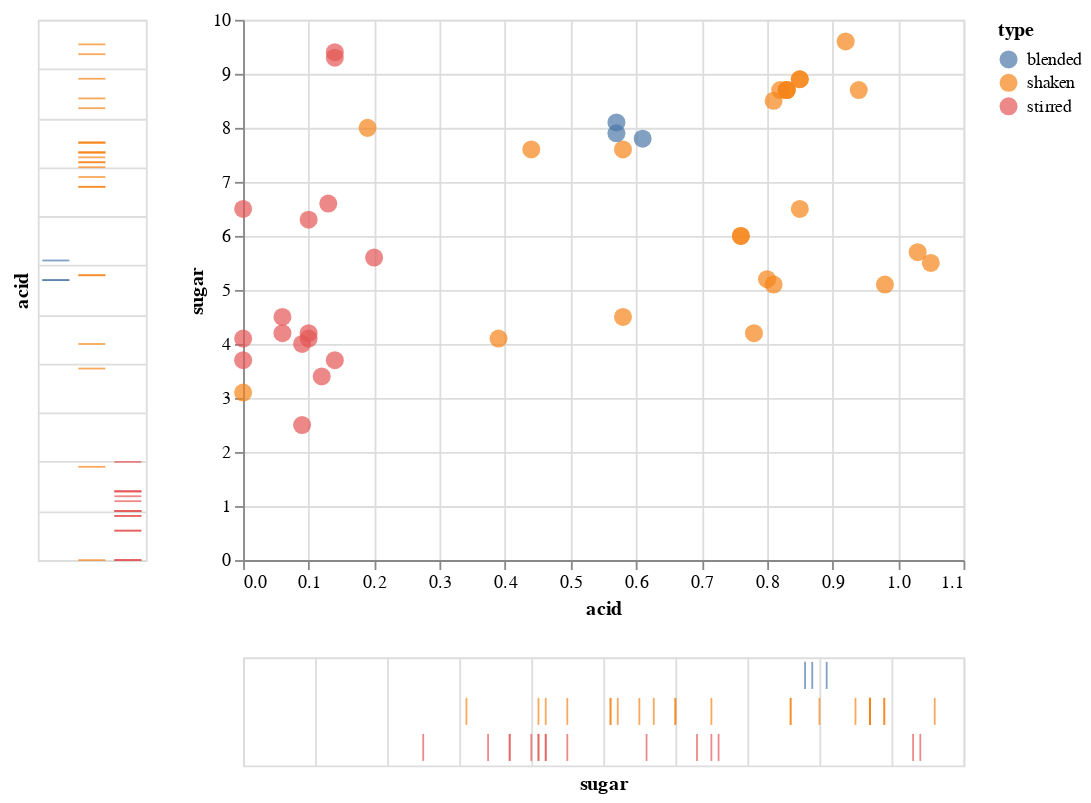

Here is the notebook cell this chart was saved with:
### Code cell
# common config
brush = alt.selection(type='interval')
base = alt.Chart(three).add_selection(brush)

# points
points = base.mark_circle(size=100).encode(
    x='acid',
    y='sugar',
    color=alt.condition(brush, 'type', alt.value('grey'))
)

# ticks
tick_axis = alt.Axis(labels=False, domain=False, ticks=False)

sugar = base.mark_tick().encode(
    alt.X('sugar', axis=tick_axis),
    alt.Y('type', title='', axis=tick_axis),
    color=alt.condition(brush, 'type', alt.value('lightgrey'))
)

acid = base.mark_tick().encode(
    alt.X('type', title='', axis=tick_axis),
    alt.Y('acid', axis=tick_axis),
    color=alt.condition(brush, 'type', alt.value('lightgrey'))
)

# all together
acid | (points & sugar)

### Figure 1 — Vega-Lite specification as saved in the notebook (floating-point values rounded to 4 significant figures)
{"config": {"view": {"continuousWidth": 400, "continuousHeight": 300}}, "hconcat": [{"mark": "tick", "encoding": {"color": {"condition": {"type": "nominal", "field": "type", "selection": "selector007"}, "value": "lightgrey"}, "x": {"type": "nominal", "axis": {"domain": false, "labels": false, "ticks": false}, "field": "type", "title": ""}, "y": {"type": "quantitative", "axis": {"domain": false, "labels": false, "ticks": false}, "field": "acid"}}, "selection": {"selector007": {"type": "interval"}}}, {"vconcat": [{"mark": {"type": "circle", "size": 100}, "encoding": {"color": {"condition": {"type": "nominal", "field": "type", "selection": "selector007"}, "value": "grey"}, "x": {"type": "quantitative", "field": "acid"}, "y": {"type": "quantitative", "field": "sugar"}}, "selection": {"selector007": {"type": "interval"}}}, {"mark": "tick", "encoding": {"color": {"condition": {"type": "nominal", "field": "type", "selection": "selector007"}, "value": "lightgrey"}, "x": {"type": "quantitative", "axis": {"domain": false, "labels": false, "ticks": false}, "field": "sugar"}, "y": {"type": "nominal", "axis": {"domain": false, "labels": false, "ticks": false}, "field": "type", "title": ""}}, "selection": {"selector007": {"type": "interval"}}}]}], "data": {"name": "data-4cfbd81e8e3a4b9a09c22b06f7060049"}, "$schema": "https://vega.github.io/schema/vega-lite/v4.0.2.json", "datasets": {"data-4cfbd81e8e3a4b9a09c22b06f7060049": [{"name": "Daiquiri with More Lime", "abv": 14.7, "acid": 0.94, "sugar": 8.7, "type": "shaken", "index": 9, "instructions": "Shake, coupe.", "ingredients": "2 oz white rum (40% abv)<br/>0.875 oz lime juice<br/>3/4 oz simple syrup", "ncotw": "<a href=\"https://www.reddit.com/r/cocktails/comments/1i0sbt/not_cocktail_of_the_week_27_daiquiri/\">#27</a>"}, {"name": "Honeysuckle", "abv": 15.0, "acid": 0.85, "sugar": 8.9, "type": "shaken", "index": 10, "instructions": "Shake, coupe. Garnish with lime wheel.", "ingredients": "2 oz white rum (40% abv)<br/>3/4 oz lime juice<br/>3/4 oz honey syrup", "ncotw": "<a href=\"https://www.reddit.com/r/cocktails/comments/1kd90i/not_cocktail_of_the_week_32_bees_knees/\">#32</a>"}, {"name": "Classic Daiquiri", "abv": 15.0, "acid": 0.85, "sugar": 8.9, "type": "shaken", "index": 11, "instructions": "Shake, coupe.", "ingredients": "2 oz white rum (40% abv)<br/>3/4 oz lime juice<br/>3/4 oz simple syrup", "ncotw": "<a href=\"https://www.reddit.com/r/cocktails/comments/1i0sbt/not_cocktail_of_the_week_27_daiquiri/\">#27</a>"}, {"name": "Blood and Sand", "abv": 15.6, "acid": 0.19, "sugar": 8.0, "type": "shaken", "index": 12, "instructions": "Shake, coupe. (Optionally flamed) orange twist.", "ingredients": "1 oz Scotch (43% abv)<br/>3/4 oz Cherry Herring<br/>3/4 oz sweet vermouth<br> 1/2 oz orange jucie", "ncotw": "<a href=\"https://www.reddit.com/r/cocktails/comments/1yds2e/not_cocktail_of_the_week_59_blood_and_sand/\">#59</a>"}, {"name": "Alexander", "abv": 16.4, "acid": 0.0, "sugar": 3.1, "type": "shaken", "index": 13, "instructions": "Shake, coupe. Grated nutmeg.", "ingredients": "2 oz Cognac (41% abv)<br/>1 oz heavy cream<br/>1/4 oz Demerara syrup", "ncotw": "not yet"}, {"name": "Hemingway Daiquiri", "abv": 16.5, "acid": 0.98, "sugar": 5.1, "type": "shaken", "index": 14, "instructions": "Shake, coupe. Garnish with lime wheel.", "ingredients": "2 oz white rum (40% abv)<br/>3/4 oz lime juice<br/>1/2 oz grapefruit juice<br/>1/2 oz Luxardo Maraschino<br/>2 drops saline solution", "ncotw": "<a href=\"https://www.reddit.com/r/cocktails/comments/1i0sbt/not_cocktail_of_the_week_27_daiquiri/\">#27</a>"}, {"name": "Brown Derby", "abv": 16.6, "acid": 0.44, "sugar": 7.6, "type": "shaken", "index": 15, "instructions": "Shake, coupe. Express and discard grapefruit twist.", "ingredients": "2 oz bourbon (45% abv)<br/>1 oz grapefruit juice<br/>1/2 oz honey syrup", "ncotw": "<a href=\"https://www.reddit.com/r/cocktails/comments/2a9ow3/not_cocktail_of_the_week_79_brown_derby/\">#79</a>"}, {"name": "Cosmopolitan (Modern/Bastardized)", "abv": 16.6, "acid": 1.05, "sugar": 5.5, "type": "shaken", "index": 16, "instructions": "Shake, coupe. Express and discard (optionally flamed) orange twist.", "ingredients": "1 1/2 oz Absolut Citron vodka<br/>3/4 oz Cointreau<br/>3/4 oz cranberry juice<br/>1/2 oz lime juice", "ncotw": "not yet"}, {"name": "Gold Rush", "abv": 17.2, "acid": 0.83, "sugar": 8.7, "type": "shaken", "index": 17, "instructions": "Shake, server over large rock.", "ingredients": "2 oz bourbon (47% abv)<br/>3/4 oz lemon juice<br/>3/4 oz honey syrup", "ncotw": "not yet"}, {"name": "Southside", "abv": 17.2, "acid": 0.83, "sugar": 8.7, "type": "shaken", "index": 18, "instructions": "Shake with handful mint, coupe. Garnish with mint.", "ingredients": "2 oz gin (47% abv)<br/>3/4 oz lemon juice<br/>3/4 oz simple syrup", "ncotw": "<a href=\"https://www.reddit.com/r/cocktails/comments/1jfrqi/not_cocktail_of_the_week_30_southside_and/\">#30</a>"}, {"name": "Bee's Knees", "abv": 17.2, "acid": 0.83, "sugar": 8.7, "type": "shaken", "index": 19, "instructions": "Shake, coupe. Garnish with lemon wheel.", "ingredients": "2 oz gin (47% abv)<br/>3/4 oz lemon juice<br/>3/4 oz honey syrup", "ncotw": "<a href=\"https://www.reddit.com/r/cocktails/comments/1kd90i/not_cocktail_of_the_week_32_bees_knees/\">#32</a>"}, {"name": "20th Century Cocktail", "abv": 17.3, "acid": 0.85, "sugar": 6.5, "type": "shaken", "index": 20, "instructions": "Shake, coupe.", "ingredients": "1 1/2 oz gin (47% abv)<br/>3/4 oz lemon juice<br/>3/4 oz white crme de cacao<br/>3/4 oz Lillet Blanc", "ncotw": "<a href=\"https://www.reddit.com/r/cocktails/comments/2377jm/not_cocktail_of_the_week_67_the_20th_century/\">#67</a>"}, {"name": "Fresh Lime Gimlet", "abv": 17.3, "acid": 0.82, "sugar": 8.7, "type": "shaken", "index": 21, "instructions": "Shake, coupe. Garnish with lime wheel.", "ingredients": "2 oz gin (47.4% abv)<br/>3/4 oz lime juice<br/>3/4 oz simple syrup", "ncotw": "<a href=\"https://www.reddit.com/r/cocktails/comments/28i1dn/not_cocktail_of_the_week_76_gimlet/\">#76</a>"}, {"name": "Corpse Reviver #2", "abv": 17.4, "acid": 1.03, "sugar": 5.7, "type": "shaken", "index": 22, "instructions": "Shake, coupe. Express and discard orange twist.", "ingredients": "3/4 oz lemon juice<br/>3/4 oz gin (47% abv)<br/>3/4 oz Cointreau<br/>3/4 oz Lillet Blanc", "ncotw": "<a href=\"https://www.reddit.com/r/cocktails/comments/1779xr/ncotw_3_corpse_reviver_2/\">#3</a>"}, {"name": "Jack Rose", "abv": 18.2, "acid": 0.81, "sugar": 8.5, "type": "shaken", "index": 23, "instructions": "Shake, coupe.", "ingredients": "2 oz apple brandy (50% abv)<br/>3/4 oz Grenadine<br/>3/4 oz lemon juice<br>1 dash Angostura bitters", "ncotw": "<a href=\"https://www.reddit.com/r/cocktails/comments/1bnysd/not_cocktail_of_the_week_13_jack_rose/\">#13</a>"}, {"name": "Margarita", "abv": 18.5, "acid": 0.76, "sugar": 6.0, "type": "shaken", "index": 24, "instructions": "Shake, coupe (optionally salted rim).", "ingredients": "2 oz blanco tequila (40% abv)<br/>3/4 oz lime juice<br/>3/4 oz Cointreau<br/>1/4 oz simple syrup<br/>5 drops saline solution", "ncotw": "not yet"}, {"name": "Aviation", "abv": 18.7, "acid": 0.81, "sugar": 5.1, "type": "shaken", "index": 25, "instructions": "Shake, coupe.", "ingredients": "2 oz Plymouth gin<br/>3/4 oz lemon juice<br/>1/2 oz Luxardo Maraschino<br/>1/4 oz crem de violette", "ncotw": "not yet"}, {"name": "Sidecar", "abv": 18.9, "acid": 0.76, "sugar": 6.0, "type": "shaken", "index": 26, "instructions": "Shake, coupe. Express and discard orange twist.", "ingredients": "2 oz Cognac (41% abv)<br/>3/4 oz Cointreau<br/>3/4 oz lemon juice<br/>1/4 oz simple syrup", "ncotw": "<a href=\"https://www.reddit.com/r/cocktails/comments/19cmfw/not_cocktail_of_the_week_8_sidecar/\">#8</a>"}, {"name": "Champs-Elysses", "abv": 19.7, "acid": 0.8, "sugar": 5.2, "type": "shaken", "index": 27, "instructions": "Shake, coupe. Express and discard lemon twist.", "ingredients": "2 oz Cognac (41% abv)<br/>3/4 oz lemon juice<br/>1/2 oz Green Chartreuse<br/>1/4 oz simple syrup<br/>1 dash Angostura bitters", "ncotw": "<a href=\"https://www.reddit.com/r/cocktails/comments/209moq/not_cocktail_of_the_week_62_champs_%C3%A9lys%C3%A9es/\">#62</a>"}, {"name": "Last Word", "abv": 20.0, "acid": 0.92, "sugar": 9.6, "type": "shaken", "index": 28, "instructions": "Shake, coupe.", "ingredients": "3/4 oz lime juice<br/>3/4 oz Green Chartreuse<br/>3/4 oz Luxardo Marschino<b4/>3/4 oz Plymouth gin<br/>2 drop saline", "ncotw": "<a href=\"https://www.reddit.com/r/cocktails/comments/14c11h/cocktail_of_the_week_1_last_word/\">COTW #1</a>"}, {"name": "Between the Sheets", "abv": 20.1, "acid": 0.58, "sugar": 4.5, "type": "shaken", "index": 29, "instructions": "Shake, coupe. Express and discard lemon twist.", "ingredients": "1 1/2 oz Cognac (41% abv)<br/>3/4 oz Curacao<br/>1/2 oz white rum (40% abv)<br/>1/2 oz lemon juice", "ncotw": "<a href=\"https://www.reddit.com/r/cocktails/comments/1xqbox/not_cocktail_of_the_week_58_between_the_sheets/\">#58</a>"}, {"name": "Brady Crusta", "abv": 20.2, "acid": 0.58, "sugar": 7.6, "type": "shaken", "index": 30, "instructions": "Shake, coupe (sugar-rimmed). Large lemon spiral.", "ingredients": "2 oz Cognac (41% abv)<br/>1/2 oz Curacao<br/>1/2 oz lemon juice<br/>1/4 oz Luxardo Maraschino", "ncotw": "not yet"}, {"name": "Pegu Club", "abv": 21.0, "acid": 0.78, "sugar": 4.2, "type": "shaken", "index": 31, "instructions": "Shake, coupe. Garnish with lime wheel.", "ingredients": "2 oz gin (47.3% abv)<br/>3/4 oz lime juice<br/>3/4 oz Curacao<br/>1 dash orange bitters<br/>1 dash Angostura bitters", "ncotw": "<a href=\"https://www.reddit.com/r/cocktails/comments/1c3psn/not_cocktail_of_the_week_14_pegu_club/\">#14</a>"}, {"name": "Blinker", "abv": 21.4, "acid": 0.39, "sugar": 4.1, "type": "shaken", "index": 32, "instructions": "Shake, coupe.", "ingredients": "2 oz rye (50% abv)<br/>3/4 oz grapefruit juice<br/>1 bsp raspberry syrup", "ncotw": "not yet"}, {"name": "Negroni", "abv": 20.7, "acid": 0.14, "sugar": 9.4, "type": "stirred", "index": 33, "instructions": "Stir. Coupe or over a large rock. Orange or grapefruit twist.", "ingredients": "1 oz sweet vermouth<br/>1 oz gin (47.3% abv)<br/>1 oz Campari", "ncotw": "<a href=\"https://www.reddit.com/r/cocktails/comments/1aoe1c/not_cocktail_of_the_week_11_negroni/\">#11</a>"}, {"name": "Blackthorn", "abv": 21.1, "acid": 0.1, "sugar": 6.3, "type": "stirred", "index": 34, "instructions": "Stir, coupe. Orange twist.", "ingredients": "1 1/2 oz Plymouth gin<br/>3/4 oz sweet vermouth<br/>3/4 oz sloe gin<br/>2 dashes orange bitters", "ncotw": "not yet"}, {"name": "Hanky Panky", "abv": 22.4, "acid": 0.2, "sugar": 5.6, "type": "stirred", "index": 35, "instructions": "Stir, coupe. Orange twist.", "ingredients": "1 1/2 oz sweet vermouth<br/>1 1/2 oz gin (47% abv)<br/>1 bsp Fernet Branca", "ncotw": "<a href=\"https://www.reddit.com/r/cocktails/comments/5c2njb/not_cocktail_of_the_week_123_hanky_panky/\">#123</a>"}, {"name": "Martinez", "abv": 22.5, "acid": 0.13, "sugar": 6.6, "type": "stirred", "index": 36, "instructions": "Stir, coupe. Lemon twist.", "ingredients": "2 oz Old Tom gin (40% abv)<br/>1 oz sweet vermouth<br/>1/4 oz Luxardo Maraschino<br/>1 dash Angostura bitters<br/>1 dash orange bitters", "ncotw": "<a href=\"https://www.reddit.com/r/cocktails/comments/1ck6v2/not_cocktail_of_the_week_15_martinez/\">#15</a>"}, {"name": "Manhatan (Boubon, 45% abv)", "abv": 24.6, "acid": 0.14, "sugar": 3.7, "type": "stirred", "index": 37, "instructions": "Stir, coupe. Orange twist or cherry.", "ingredients": "2 oz bourbon (45% abv)<br/>1 oz sweet vermouth<br/>2 dashes Angostura bitters", "ncotw": "<a href=\"https://www.reddit.com/r/cocktails/comments/16pciv/not_cocktail_of_the_week_2_the_manhattan/\">#2</a>"}, {"name": "Bobby Burns", "abv": 24.9, "acid": 0.1, "sugar": 4.2, "type": "stirred", "index": 38, "instructions": "Stir, coupe. Lemon twist.", "ingredients": "2 oz Scotch (43% abv)<br/>3/4 oz sweet vermouth<br/>1/4 oz Benedictine", "ncotw": "<a href=\"https://www.reddit.com/r/cocktails/comments/169jv7/cocktail_of_the_week_3_bobby_burns/\">#1</a>"}, {"name": "Rob Roy", "abv": 25.5, "acid": 0.09, "sugar": 2.5, "type": "stirred", "index": 39, "instructions": "Stir, coupe. Lemon twist.", "ingredients": "2.5 oz Scotch (43% abv)<br/>3/4 oz sweet vermouth<br/>2 dashes Angostura bitters", "ncotw": "<a href=\"https://www.reddit.com/r/cocktails/comments/2owdug/not_cocktail_of_the_week_101_rob_roy/\">#101</a>"}, {"name": "Old Pal", "abv": 25.6, "acid": 0.09, "sugar": 4.0, "type": "stirred", "index": 40, "instructions": "Stir, coupe.", "ingredients": "2 oz rye (50% abv)<br/>3/4 oz Campari<br/>3/4 oz dry vermouth", "ncotw": "<a href=\"https://www.reddit.com/r/cocktails/comments/2sfsns/not_cocktail_of_the_week_105_old_pal/\">#105</a>"}, {"name": "Vieux Carre", "abv": 25.9, "acid": 0.1, "sugar": 4.1, "type": "stirred", "index": 41, "instructions": "Stir, serve over large rock.", "ingredients": "1 oz rye (50% abv)<br/>1 oz Cognac (41% abv)<br/>3/4 oz sweet vermouth<br/>1/4 oz Benedictine<br/>1 dash Angostura bitters<br/>1 dash Peychaud's bitters", "ncotw": "<a href=\"https://www.reddit.com/r/cocktails/comments/1a8cs5/not_cocktail_of_the_week_10_vieux_carr%C3%A9/\">#10</a>"}, {"name": "Brooklyn", "abv": 26.3, "acid": 0.06, "sugar": 4.2, "type": "stirred", "index": 42, "instructions": "Stir, coupe. Garnish with cherry.", "ingredients": "2 oz rye (50% abv)<br/>1/2 oz Amer Picon<br/>1/2 oz dry vermouth<br/>1/4 oz Luxardo Maraschino<br/>1 dash Angostura bitters", "ncotw": "<a href=\"https://www.reddit.com/r/cocktails/comments/2ni3ba/not_cocktail_of_the_week_99_the_brooklyn/\">#99</a>"}, {"name": "Bijou", "abv": 27.1, "acid": 0.14, "sugar": 9.3, "type": "stirred", "index": 43, "instructions": "Stir, coupe. Lemon twist or cherry.", "ingredients": "1 oz gin (47.3% abv)<br/>1 oz sweet vermouth<br/>1 oz Green Chartreuse<br/>1 dash orange bitters", "ncotw": "<a href=\"https://www.reddit.com/r/cocktails/comments/2ypbjw/not_cocktail_of_the_week_109_bijou/\">#109</a>"}, {"name": "Manhatan (Rye, 50% abv)", "abv": 27.2, "acid": 0.12, "sugar": 3.4, "type": "stirred", "index": 44, "instructions": "Stir, coupe. Orange twist or cherry.", "ingredients": "2 oz rye (50% abv)<br/>0.875 oz sweet vermouth<br/>2 dashes Angostura bitters", "ncotw": "<a href=\"https://www.reddit.com/r/cocktails/comments/16pciv/not_cocktail_of_the_week_2_the_manhattan/\">#2</a>"}, {"name": "Rusty Nail", "abv": 28.8, "acid": 0.0, "sugar": 4.1, "type": "stirred", "index": 45, "instructions": "Stir, serve over large rock. Lemon peel.", "ingredients": "2 oz Scotch (43% abv)<br/>1/2 oz Drambuie", "ncotw": "not yet"}, {"name": "Improved Whiskey Cocktail", "abv": 29.3, "acid": 0.0, "sugar": 6.5, "type": "stirred", "index": 46, "instructions": "Stir, sever over large rock in absinthe-rinsed glass. Lemon twist.", "ingredients": "2 oz rye (50% abv)<br/>1/4 oz Luxardo Maraschino<br/>1/4 oz simple syrup<br/>2 dashes Angostura bitters", "ncotw": "<a href=\"https://www.reddit.com/r/cocktails/comments/1hkxy5/not_cocktail_of_the_week_26_improved_whiskey/\">#26</a>"}, {"name": "De La Louisiane", "abv": 29.3, "acid": 0.06, "sugar": 4.5, "type": "stirred", "index": 47, "instructions": "Stir, coupe. Garnish with cherry.", "ingredients": "2 oz rye (50% abv)<br/>1/2 oz Benedictine<br/>1/2 oz sweet vermouth<br/>3 dashes Peychaud's bitters<br/>3 dashes Angostura bitters<br/>3 dashes absinthe", "ncotw": "<a href=\"https://www.reddit.com/r/cocktails/comments/2tzik7/not_cocktail_of_the_week_106_cocktail_a_la/\">#106</a>"}, {"name": "Widow's Kiss", "abv": 32.3, "acid": 0.0, "sugar": 3.7, "type": "stirred", "index": 48, "instructions": "Stir, coupe.", "ingredients": "2 oz apple brandy (50% abv)<br/>1/4 oz Benedictine<br/>1/4 oz Yellow Chartreuse", "ncotw": "<a href=\"https://www.reddit.com/r/cocktails/comments/1toslc/not_cocktail_of_the_week_51_widows_kiss/\">#51</a>"}, {"name": "Blender Daiquiri", "abv": 15.0, "acid": 0.57, "sugar": 8.1, "type": "blended", "index": 50, "instructions": "Blend with 120 g ice, strain, coupe.", "ingredients": "2 1/2 oz water<br/>2 1/4 oz sugard 80-proof rum<br/>1/2 oz lime juice<br/>4 drops saline solution", "ncotw": "not yet"}, {"name": "Blender Margarita", "abv": 17.2, "acid": 0.57, "sugar": 7.9, "type": "blended", "index": 51, "instructions": "Blend with 120 g ice, strain, coupe.", "ingredients": "2 1/2 oz water<br/>1 oz Cointreau<br/>3/4 oz white mezcal<br/>1/2 oz Yellow Chartreuse<br/>1/2 oz lime juice<br/>10 drops Hellfire bitters", "ncotw": "not yet"}, {"name": "Blender Whiskey Sour", "abv": 16.7, "acid": 0.61, "sugar": 7.8, "type": "blended", "index": 52, "instructions": "Blend with 120 g ice, strain, coupe.", "ingredients": "2 1/2 oz water<br/>2 oz sugared 100-proof rye<br/>1/2 oz lemon juice<br/>1/4 oz orange juice<br/>4 drops saline solution", "ncotw": "not yet"}]}}
